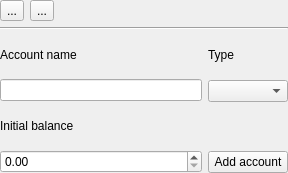
<?xml version="1.0" encoding="UTF-8"?>
<ui version="4.0">
 <class>AddAccountWidget</class>
 <widget class="QWidget" name="AddAccountWidget">
  <property name="geometry">
   <rect>
    <x>0</x>
    <y>0</y>
    <width>288</width>
    <height>173</height>
   </rect>
  </property>
  <property name="windowTitle">
   <string>Form</string>
  </property>
  <layout class="QVBoxLayout" name="verticalLayout">
   <property name="leftMargin">
    <number>0</number>
   </property>
   <property name="topMargin">
    <number>0</number>
   </property>
   <property name="rightMargin">
    <number>0</number>
   </property>
   <property name="bottomMargin">
    <number>0</number>
   </property>
   <item>
    <layout class="QHBoxLayout" name="horizontalLayout">
     <property name="topMargin">
      <number>0</number>
     </property>
     <item>
      <widget class="QToolButton" name="addAccountButton">
       <property name="text">
        <string>...</string>
       </property>
       <property name="icon">
        <iconset theme="QIcon::ThemeIcon::ListAdd"/>
       </property>
      </widget>
     </item>
     <item>
      <widget class="QToolButton" name="toolButton_2">
       <property name="text">
        <string>...</string>
       </property>
       <property name="icon">
        <iconset theme="QIcon::ThemeIcon::ListRemove"/>
       </property>
      </widget>
     </item>
     <item>
      <spacer name="horizontalSpacer">
       <property name="orientation">
        <enum>Qt::Orientation::Horizontal</enum>
       </property>
       <property name="sizeHint" stdset="0">
        <size>
         <width>40</width>
         <height>20</height>
        </size>
       </property>
      </spacer>
     </item>
    </layout>
   </item>
   <item>
    <widget class="QWidget" name="accountCreationWidget" native="true">
     <property name="enabled">
      <bool>true</bool>
     </property>
     <property name="minimumSize">
      <size>
       <width>0</width>
       <height>0</height>
      </size>
     </property>
     <layout class="QVBoxLayout" name="verticalLayout_4">
      <property name="leftMargin">
       <number>0</number>
      </property>
      <property name="topMargin">
       <number>0</number>
      </property>
      <property name="rightMargin">
       <number>0</number>
      </property>
      <property name="bottomMargin">
       <number>0</number>
      </property>
      <item>
       <widget class="Line" name="line">
        <property name="orientation">
         <enum>Qt::Orientation::Horizontal</enum>
        </property>
       </widget>
      </item>
      <item>
       <layout class="QHBoxLayout" name="horizontalLayout_2">
        <property name="topMargin">
         <number>0</number>
        </property>
        <property name="rightMargin">
         <number>0</number>
        </property>
        <item>
         <layout class="QVBoxLayout" name="verticalLayout_2">
          <property name="topMargin">
           <number>0</number>
          </property>
          <item>
           <widget class="QLabel" name="label">
            <property name="text">
             <string>Account name</string>
            </property>
           </widget>
          </item>
          <item>
           <widget class="QLineEdit" name="accountNameInput"/>
          </item>
          <item>
           <widget class="QLabel" name="label_3">
            <property name="text">
             <string>Initial balance</string>
            </property>
           </widget>
          </item>
          <item>
           <widget class="QDoubleSpinBox" name="initialBalanceInput">
            <property name="maximum">
             <double>100000000000000000.000000000000000</double>
            </property>
           </widget>
          </item>
         </layout>
        </item>
        <item>
         <layout class="QVBoxLayout" name="verticalLayout_3">
          <property name="rightMargin">
           <number>0</number>
          </property>
          <item>
           <widget class="QLabel" name="label_2">
            <property name="text">
             <string>Type</string>
            </property>
           </widget>
          </item>
          <item>
           <widget class="QComboBox" name="accountTypeComboBox"/>
          </item>
          <item>
           <widget class="QLabel" name="label_4">
            <property name="text">
             <string/>
            </property>
           </widget>
          </item>
          <item>
           <widget class="QPushButton" name="createAccountButton">
            <property name="text">
             <string>Add account</string>
            </property>
           </widget>
          </item>
         </layout>
        </item>
       </layout>
      </item>
     </layout>
    </widget>
   </item>
  </layout>
 </widget>
 <resources/>
 <connections/>
</ui>
